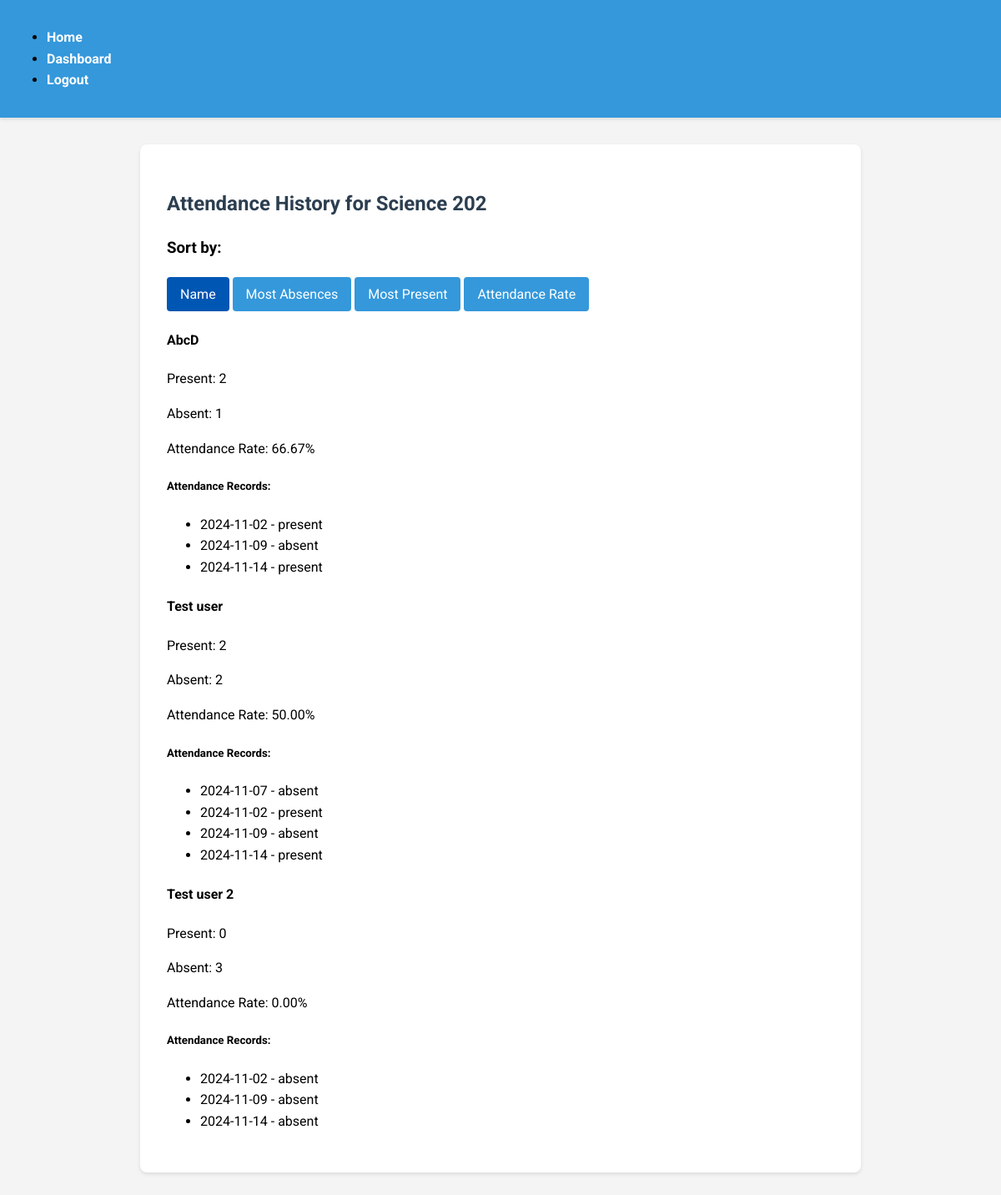
Page /attendance_history/1?sort_by=name (signed in) on the committed database.
### models.py (models this page shows, shortened)
class BaseModel(db.Model):
    __abstract__ = True
    id = db.Column(db.Integer, primary_key=True)

class Class(BaseModel):
    __tablename__ = 'class'
    name = db.Column(db.String(100), nullable=False)
    teacher_id = db.Column(db.Integer, db.ForeignKey('user.id'), nullable=False)
    students = db.relationship('User', secondary='user_class', back_populates='classes')
    attendances = db.relationship('Attendance', back_populates='class_')

class User(UserMixin, BaseModel):
    __tablename__ = 'user'
    email = db.Column(db.String(120), unique=True, nullable=False)
    name = db.Column(db.String(100), nullable=False)
    password = db.Column(db.String(255), nullable=False)
    role = db.Column(db.String(20), nullable=False)
    classes = db.relationship('Class', secondary='user_class', back_populates='students')

class Attendance(BaseModel):
    __tablename__ = 'attendance'
    class_id = db.Column(db.Integer, db.ForeignKey('class.id'), nullable=False)
    student_id = db.Column(db.Integer, db.ForeignKey('user.id'), nullable=False)
    date = db.Column(db.Date, nullable=False)
    status = db.Column(db.String(20), nullable=False)
    class_ = db.relationship('Class', back_populates='attendances')

### app.py (the view)
@app.route('/attendance_history/<int:class_id>')
@login_required
def attendance_history(class_id):
    if current_user.role != 'teacher':
        flash('Only teachers can view attendance history')
        return redirect(url_for('dashboard'))
    class_obj = Class.query.get(class_id)
    sort_by = request.args.get('sort_by', 'date')  # Default sort by date
    attendance_records = Attendance.query.filter_by(class_id=class_id).all()
    student_stats = {}
    for student in class_obj.students:
        student_records = [r for r in attendance_records if r.student_id == student.id]
        absent_count = sum(1 for r in student_records if r.status == 'absent')
        present_count = sum(1 for r in student_records if r.status == 'present')
        attendance_rate = (present_count / len(student_records) * 100) if student_records else 0
        student_stats[student.id] = {
            'name': student.name,
            'absent_count': absent_count,
            'present_count': present_count,
            'attendance_rate': attendance_rate,
            'records': student_records
        }
    if sort_by == 'absent':
        sorted_stats = dict(sorted(student_stats.items(),
                                 key=lambda x: x[1]['absent_count'],
                                 reverse=True))
    elif sort_by == 'present':
        sorted_stats = dict(sorted(student_stats.items(),
                                 key=lambda x: x[1]['present_count'],
                                 reverse=True))
    elif sort_by == 'rate':
        sorted_stats = dict(sorted(student_stats.items(),
                                 key=lambda x: x[1]['attendance_rate'],
                                 reverse=True))
    else:  # sort by name
        sorted_stats = dict(sorted(student_stats.items(),
                                 key=lambda x: x[1]['name']))
    return render_template('attendance_history.html',
                         class_obj=class_obj,
                         student_stats=sorted_stats,
                         sort_by=sort_by)

### app.py (called while the page is built)
@login_manager.user_loader
def load_user(user_id):
    return User.query.get(int(user_id))

### templates/attendance_history.html
{% extends "base.html" %}
{% block content %}
<h2>Attendance History for {{ class_obj.name }}</h2>
<div class="sorting-options">
    <h3>Sort by:</h3>
    <a href="{{ url_for('attendance_history', class_id=class_obj.id, sort_by='name') }}"
       class="btn btn-primary {% if sort_by == 'name' %}active{% endif %}">Name</a>
       <a href="{{ url_for('attendance_history', class_id=class_obj.id, sort_by='absent') }}"
       class="btn {% if sort_by == 'absent' %}active{% else %}btn-primary{% endif %}">Most Absences</a>
    <a href="{{ url_for('attendance_history', class_id=class_obj.id, sort_by='present') }}"
       class="btn btn-success {% if sort_by == 'present' %}active{% endif %}">Most Present</a>
    <a href="{{ url_for('attendance_history', class_id=class_obj.id, sort_by='rate') }}"
       class="btn btn-info {% if sort_by == 'rate' %}active{% endif %}">Attendance Rate</a>
</div>
<div class="attendance-stats">
    {% for student_id, stats in student_stats.items() %}
    <div class="student-card">
        <h4>{{ stats.name }}</h4>
        <p>Present: {{ stats.present_count }}</p>
        <p>Absent: {{ stats.absent_count }}</p>
        <p>Attendance Rate: {{ "%.2f"|format(stats.attendance_rate) }}%</p>
        <div class="attendance-details">
            <h5>Attendance Records:</h5>
            <ul>
                {% for record in stats.records %}
                <li>
                    {{ record.date.strftime('%Y-%m-%d') }} -
                    <span class="{{ 'text-success' if record.status == 'present' else 'text-danger' }}">
                        {{ record.status }}
                    </span>
                </li>
                {% endfor %}
            </ul>
        </div>
    </div>
    {% endfor %}
</div>
{% endblock %}

### static/styles.css (style rules this page uses)
body { font-family: 'Roboto', Arial, sans-serif; line-height: 1.6; margin: 0; padding: 0; background-color: #f4f4f4; }
.btn.active { background-color: #0056b3; color: white; border-color: #0056b3; }
h1, h2 { color: #2c3e50; }
.btn { display: inline-block; background-color: #3498db; color: #fff; padding: 0.5rem 1rem; text-decoration: none; border-radius: 4px; transition: background-color 0.3s ease; }

### rows in the picture
Class: name "Science 202"
User: name "AbcD"
Attendance: date "2024-11-02", status "present"
Attendance: date "2024-11-09", status "absent"
Attendance: date "2024-11-14", status "present"
User: name "Test user"
Attendance: date "2024-11-07", status "absent"
Attendance: date "2024-11-02", status "present"
Attendance: date "2024-11-09", status "absent"
Attendance: date "2024-11-14", status "present"
User: name "Test user 2"
Attendance: date "2024-11-02", status "absent"
Attendance: date "2024-11-09", status "absent"
Attendance: date "2024-11-14", status "absent"

### other values in the picture
{{ stats.present_count }} "2" "2" "0"
{{ stats.absent_count }} "1" "2" "3"
{{ "%.2f"|format(stats.attendance_rate) }} "66.67" "50.00" "0.00"
